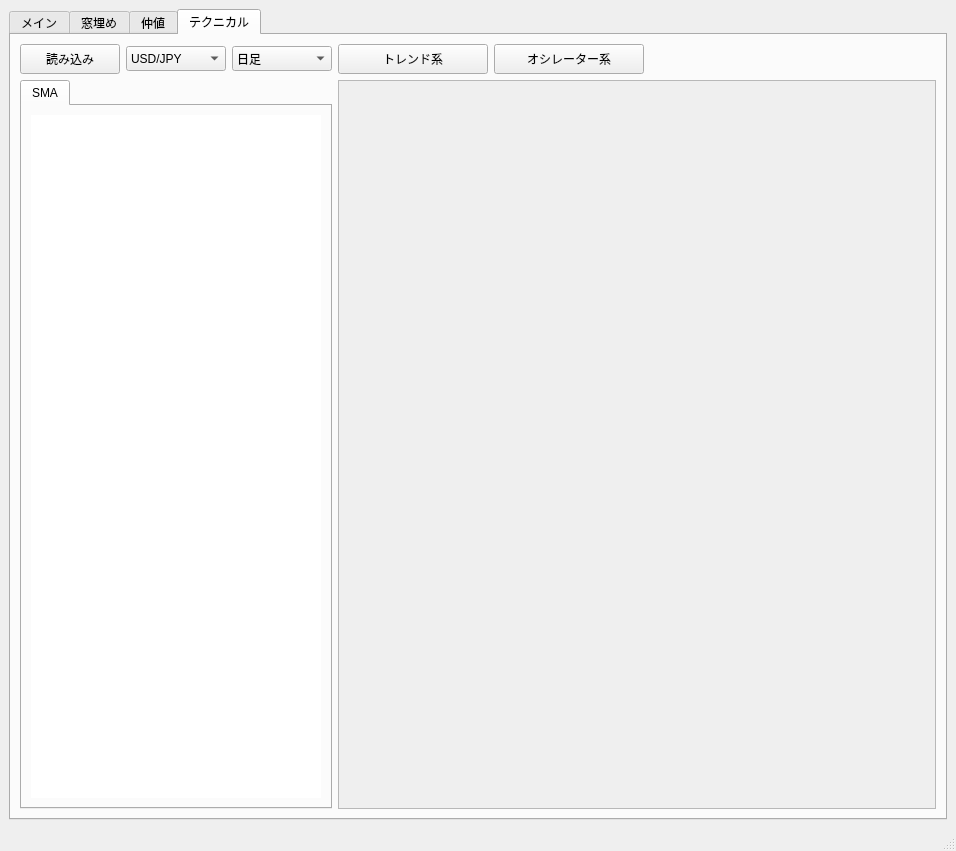
<?xml version="1.0" encoding="UTF-8"?>
<ui version="4.0">
 <class>mainwindow</class>
 <widget class="QMainWindow" name="mainwindow">
  <property name="geometry">
   <rect>
    <x>0</x>
    <y>0</y>
    <width>956</width>
    <height>851</height>
   </rect>
  </property>
  <property name="windowTitle">
   <string>mainwindow</string>
  </property>
  <widget class="QWidget" name="centralwidget">
   <layout class="QVBoxLayout" name="verticalLayout">
    <item>
     <widget class="QTabWidget" name="tabWidget">
      <property name="sizePolicy">
       <sizepolicy hsizetype="Preferred" vsizetype="Preferred">
        <horstretch>0</horstretch>
        <verstretch>0</verstretch>
       </sizepolicy>
      </property>
      <property name="currentIndex">
       <number>3</number>
      </property>
      <widget class="QWidget" name="main">
       <attribute name="title">
        <string>メイン</string>
       </attribute>
       <layout class="QVBoxLayout" name="verticalLayout_3">
        <item>
         <layout class="QHBoxLayout" name="horizontalLayout_4">
          <item>
           <widget class="QComboBox" name="comboBox_inst_main">
            <property name="sizePolicy">
             <sizepolicy hsizetype="Fixed" vsizetype="Fixed">
              <horstretch>0</horstretch>
              <verstretch>0</verstretch>
             </sizepolicy>
            </property>
            <property name="minimumSize">
             <size>
              <width>100</width>
              <height>25</height>
             </size>
            </property>
            <item>
             <property name="text">
              <string>USD/JPY</string>
             </property>
            </item>
           </widget>
          </item>
          <item>
           <widget class="QComboBox" name="comboBox_gran_main">
            <property name="sizePolicy">
             <sizepolicy hsizetype="Fixed" vsizetype="Fixed">
              <horstretch>0</horstretch>
              <verstretch>0</verstretch>
             </sizepolicy>
            </property>
            <property name="minimumSize">
             <size>
              <width>100</width>
              <height>25</height>
             </size>
            </property>
            <item>
             <property name="text">
              <string>日足</string>
             </property>
            </item>
           </widget>
          </item>
          <item>
           <spacer name="horizontalSpacer">
            <property name="orientation">
             <enum>Qt::Horizontal</enum>
            </property>
            <property name="sizeHint" stdset="0">
             <size>
              <width>663</width>
              <height>28</height>
             </size>
            </property>
           </spacer>
          </item>
         </layout>
        </item>
        <item>
         <layout class="QHBoxLayout" name="horizontalLayout_5">
          <item>
           <widget class="QWidget" name="widget_orderbook" native="true">
            <property name="sizePolicy">
             <sizepolicy hsizetype="Preferred" vsizetype="Expanding">
              <horstretch>0</horstretch>
              <verstretch>0</verstretch>
             </sizepolicy>
            </property>
            <property name="minimumSize">
             <size>
              <width>200</width>
              <height>0</height>
             </size>
            </property>
            <property name="styleSheet">
             <string notr="true">background-color: rgb(255, 255, 255);</string>
            </property>
           </widget>
          </item>
          <item>
           <widget class="QWidget" name="widget_chart_main" native="true">
            <property name="sizePolicy">
             <sizepolicy hsizetype="Expanding" vsizetype="Expanding">
              <horstretch>0</horstretch>
              <verstretch>0</verstretch>
             </sizepolicy>
            </property>
            <property name="styleSheet">
             <string notr="true">background-color: rgb(255, 255, 255);</string>
            </property>
           </widget>
          </item>
         </layout>
        </item>
       </layout>
      </widget>
      <widget class="QWidget" name="gapfill">
       <attribute name="title">
        <string>窓埋め</string>
       </attribute>
       <layout class="QVBoxLayout" name="verticalLayout_2">
        <item>
         <layout class="QHBoxLayout" name="horizontalLayout_3">
          <item>
           <widget class="QPushButton" name="pushButton_gapfill_fetch">
            <property name="sizePolicy">
             <sizepolicy hsizetype="Fixed" vsizetype="Fixed">
              <horstretch>0</horstretch>
              <verstretch>0</verstretch>
             </sizepolicy>
            </property>
            <property name="minimumSize">
             <size>
              <width>100</width>
              <height>30</height>
             </size>
            </property>
            <property name="text">
             <string>読み込み</string>
            </property>
            <property name="checkable">
             <bool>false</bool>
            </property>
            <property name="autoExclusive">
             <bool>false</bool>
            </property>
           </widget>
          </item>
          <item>
           <widget class="QComboBox" name="comboBox_gapfill_inst">
            <property name="sizePolicy">
             <sizepolicy hsizetype="Fixed" vsizetype="Fixed">
              <horstretch>0</horstretch>
              <verstretch>0</verstretch>
             </sizepolicy>
            </property>
            <property name="minimumSize">
             <size>
              <width>100</width>
              <height>25</height>
             </size>
            </property>
            <item>
             <property name="text">
              <string>USD/JPY</string>
             </property>
            </item>
           </widget>
          </item>
          <item>
           <spacer name="horizontalSpacer_2">
            <property name="orientation">
             <enum>Qt::Horizontal</enum>
            </property>
            <property name="sizeHint" stdset="0">
             <size>
              <width>663</width>
              <height>28</height>
             </size>
            </property>
           </spacer>
          </item>
          <item>
           <widget class="QPushButton" name="pushButton_gapfill_heatmap">
            <property name="sizePolicy">
             <sizepolicy hsizetype="Preferred" vsizetype="Fixed">
              <horstretch>0</horstretch>
              <verstretch>0</verstretch>
             </sizepolicy>
            </property>
            <property name="minimumSize">
             <size>
              <width>0</width>
              <height>30</height>
             </size>
            </property>
            <property name="text">
             <string>disp HeatMap</string>
            </property>
           </widget>
          </item>
         </layout>
        </item>
        <item>
         <layout class="QHBoxLayout" name="horizontalLayout_2">
          <item>
           <widget class="QTreeView" name="treeView_gapfill">
            <property name="styleSheet">
             <string notr="true">alternate-background-color: #e8f4fc;</string>
            </property>
            <property name="editTriggers">
             <set>QAbstractItemView::NoEditTriggers</set>
            </property>
            <property name="alternatingRowColors">
             <bool>true</bool>
            </property>
            <property name="sortingEnabled">
             <bool>true</bool>
            </property>
           </widget>
          </item>
         </layout>
        </item>
        <item>
         <layout class="QHBoxLayout" name="horizontalLayout_7">
          <item>
           <layout class="QGridLayout" name="gridLayout">
            <item row="0" column="0">
             <widget class="QComboBox" name="comboBox_gapfill_spread_prev">
              <property name="sizePolicy">
               <sizepolicy hsizetype="Fixed" vsizetype="Fixed">
                <horstretch>0</horstretch>
                <verstretch>0</verstretch>
               </sizepolicy>
              </property>
              <property name="minimumSize">
               <size>
                <width>100</width>
                <height>25</height>
               </size>
              </property>
              <item>
               <property name="text">
                <string>Mid</string>
               </property>
              </item>
             </widget>
            </item>
            <item row="0" column="1">
             <spacer name="horizontalSpacer_3">
              <property name="orientation">
               <enum>Qt::Horizontal</enum>
              </property>
              <property name="sizeHint" stdset="0">
               <size>
                <width>40</width>
                <height>20</height>
               </size>
              </property>
             </spacer>
            </item>
            <item row="1" column="0" colspan="2">
             <widget class="QWidget" name="widget_ChartView_gapfill_prev" native="true">
              <property name="sizePolicy">
               <sizepolicy hsizetype="Expanding" vsizetype="Expanding">
                <horstretch>0</horstretch>
                <verstretch>0</verstretch>
               </sizepolicy>
              </property>
              <property name="styleSheet">
               <string notr="true">background-color: rgb(255, 255, 255);</string>
              </property>
             </widget>
            </item>
           </layout>
          </item>
          <item>
           <layout class="QGridLayout" name="gridLayout_2">
            <item row="0" column="0">
             <widget class="QComboBox" name="comboBox_gapfill_spread_curr">
              <property name="sizePolicy">
               <sizepolicy hsizetype="Fixed" vsizetype="Fixed">
                <horstretch>0</horstretch>
                <verstretch>0</verstretch>
               </sizepolicy>
              </property>
              <property name="minimumSize">
               <size>
                <width>100</width>
                <height>25</height>
               </size>
              </property>
              <item>
               <property name="text">
                <string>Mid</string>
               </property>
              </item>
             </widget>
            </item>
            <item row="0" column="1">
             <spacer name="horizontalSpacer_4">
              <property name="orientation">
               <enum>Qt::Horizontal</enum>
              </property>
              <property name="sizeHint" stdset="0">
               <size>
                <width>40</width>
                <height>20</height>
               </size>
              </property>
             </spacer>
            </item>
            <item row="1" column="0" colspan="2">
             <widget class="QWidget" name="widget_ChartView_gapfill_curr" native="true">
              <property name="sizePolicy">
               <sizepolicy hsizetype="Expanding" vsizetype="Expanding">
                <horstretch>0</horstretch>
                <verstretch>0</verstretch>
               </sizepolicy>
              </property>
              <property name="styleSheet">
               <string notr="true">background-color: rgb(255, 255, 255);</string>
              </property>
             </widget>
            </item>
           </layout>
          </item>
         </layout>
        </item>
       </layout>
      </widget>
      <widget class="QWidget" name="ttm">
       <attribute name="title">
        <string>仲値</string>
       </attribute>
       <layout class="QVBoxLayout" name="verticalLayout_4">
        <item>
         <layout class="QHBoxLayout" name="horizontalLayout_6">
          <item>
           <widget class="QPushButton" name="pushButton_ttm_fetch">
            <property name="sizePolicy">
             <sizepolicy hsizetype="Fixed" vsizetype="Fixed">
              <horstretch>0</horstretch>
              <verstretch>0</verstretch>
             </sizepolicy>
            </property>
            <property name="minimumSize">
             <size>
              <width>100</width>
              <height>30</height>
             </size>
            </property>
            <property name="text">
             <string>読み込み</string>
            </property>
            <property name="checkable">
             <bool>false</bool>
            </property>
            <property name="autoExclusive">
             <bool>false</bool>
            </property>
           </widget>
          </item>
          <item>
           <widget class="QComboBox" name="comboBox_ttm_inst">
            <property name="sizePolicy">
             <sizepolicy hsizetype="Fixed" vsizetype="Fixed">
              <horstretch>0</horstretch>
              <verstretch>0</verstretch>
             </sizepolicy>
            </property>
            <property name="minimumSize">
             <size>
              <width>100</width>
              <height>25</height>
             </size>
            </property>
            <item>
             <property name="text">
              <string>USD/JPY</string>
             </property>
            </item>
           </widget>
          </item>
          <item>
           <spacer name="horizontalSpacer_5">
            <property name="orientation">
             <enum>Qt::Horizontal</enum>
            </property>
            <property name="sizeHint" stdset="0">
             <size>
              <width>663</width>
              <height>28</height>
             </size>
            </property>
           </spacer>
          </item>
          <item>
           <widget class="QPushButton" name="pushButton_ttm_weekday">
            <property name="enabled">
             <bool>false</bool>
            </property>
            <property name="sizePolicy">
             <sizepolicy hsizetype="Preferred" vsizetype="Fixed">
              <horstretch>0</horstretch>
              <verstretch>0</verstretch>
             </sizepolicy>
            </property>
            <property name="minimumSize">
             <size>
              <width>0</width>
              <height>30</height>
             </size>
            </property>
            <property name="text">
             <string>analyze Weekday</string>
            </property>
           </widget>
          </item>
          <item>
           <widget class="QPushButton" name="pushButton_ttm_gotoday">
            <property name="enabled">
             <bool>false</bool>
            </property>
            <property name="sizePolicy">
             <sizepolicy hsizetype="Preferred" vsizetype="Fixed">
              <horstretch>0</horstretch>
              <verstretch>0</verstretch>
             </sizepolicy>
            </property>
            <property name="minimumSize">
             <size>
              <width>0</width>
              <height>30</height>
             </size>
            </property>
            <property name="text">
             <string>analyze Gotoday</string>
            </property>
           </widget>
          </item>
         </layout>
        </item>
        <item>
         <widget class="QWidget" name="widget_TreeView_ttm" native="true">
          <property name="sizePolicy">
           <sizepolicy hsizetype="Expanding" vsizetype="Expanding">
            <horstretch>0</horstretch>
            <verstretch>0</verstretch>
           </sizepolicy>
          </property>
          <property name="styleSheet">
           <string notr="true">background-color: rgb(255, 255, 255);</string>
          </property>
         </widget>
        </item>
        <item>
         <widget class="QWidget" name="widget_ChartView_ttm" native="true">
          <property name="enabled">
           <bool>false</bool>
          </property>
          <property name="sizePolicy">
           <sizepolicy hsizetype="Expanding" vsizetype="Expanding">
            <horstretch>0</horstretch>
            <verstretch>0</verstretch>
           </sizepolicy>
          </property>
          <property name="styleSheet">
           <string notr="true">background-color: rgb(255, 255, 255);</string>
          </property>
         </widget>
        </item>
       </layout>
      </widget>
      <widget class="QWidget" name="tech">
       <attribute name="title">
        <string>テクニカル</string>
       </attribute>
       <layout class="QHBoxLayout" name="horizontalLayout_9" stretch="1,2">
        <item>
         <layout class="QVBoxLayout" name="verticalLayout_7">
          <item>
           <layout class="QHBoxLayout" name="horizontalLayout_8">
            <item>
             <widget class="QPushButton" name="pushButton_tech_fetch">
              <property name="sizePolicy">
               <sizepolicy hsizetype="Fixed" vsizetype="Fixed">
                <horstretch>0</horstretch>
                <verstretch>0</verstretch>
               </sizepolicy>
              </property>
              <property name="minimumSize">
               <size>
                <width>100</width>
                <height>30</height>
               </size>
              </property>
              <property name="text">
               <string>読み込み</string>
              </property>
              <property name="checkable">
               <bool>false</bool>
              </property>
              <property name="autoExclusive">
               <bool>false</bool>
              </property>
             </widget>
            </item>
            <item>
             <widget class="QComboBox" name="comboBox_tech_inst">
              <property name="sizePolicy">
               <sizepolicy hsizetype="Fixed" vsizetype="Fixed">
                <horstretch>0</horstretch>
                <verstretch>0</verstretch>
               </sizepolicy>
              </property>
              <property name="minimumSize">
               <size>
                <width>100</width>
                <height>25</height>
               </size>
              </property>
              <item>
               <property name="text">
                <string>USD/JPY</string>
               </property>
              </item>
             </widget>
            </item>
            <item>
             <widget class="QComboBox" name="comboBox_tech_gran">
              <property name="sizePolicy">
               <sizepolicy hsizetype="Fixed" vsizetype="Fixed">
                <horstretch>0</horstretch>
                <verstretch>0</verstretch>
               </sizepolicy>
              </property>
              <property name="minimumSize">
               <size>
                <width>100</width>
                <height>25</height>
               </size>
              </property>
              <item>
               <property name="text">
                <string>日足</string>
               </property>
              </item>
             </widget>
            </item>
            <item>
             <spacer name="horizontalSpacer_6">
              <property name="orientation">
               <enum>Qt::Horizontal</enum>
              </property>
              <property name="sizeHint" stdset="0">
               <size>
                <width>40</width>
                <height>20</height>
               </size>
              </property>
             </spacer>
            </item>
           </layout>
          </item>
          <item>
           <widget class="QTabWidget" name="tabWidget_2">
            <property name="sizePolicy">
             <sizepolicy hsizetype="Expanding" vsizetype="Expanding">
              <horstretch>0</horstretch>
              <verstretch>0</verstretch>
             </sizepolicy>
            </property>
            <property name="currentIndex">
             <number>0</number>
            </property>
            <widget class="QWidget" name="sma">
             <attribute name="title">
              <string>SMA</string>
             </attribute>
             <layout class="QVBoxLayout" name="verticalLayout_5">
              <item>
               <widget class="QWidget" name="widget_TreeView_tech_sma" native="true">
                <property name="sizePolicy">
                 <sizepolicy hsizetype="Expanding" vsizetype="Expanding">
                  <horstretch>0</horstretch>
                  <verstretch>0</verstretch>
                 </sizepolicy>
                </property>
                <property name="styleSheet">
                 <string notr="true">background-color: rgb(255, 255, 255);</string>
                </property>
               </widget>
              </item>
             </layout>
            </widget>
           </widget>
          </item>
         </layout>
        </item>
        <item>
         <layout class="QVBoxLayout" name="verticalLayout_6">
          <item>
           <layout class="QHBoxLayout" name="horizontalLayout">
            <item>
             <widget class="QToolButton" name="toolButton_tech_trn">
              <property name="minimumSize">
               <size>
                <width>150</width>
                <height>30</height>
               </size>
              </property>
              <property name="text">
               <string>トレンド系</string>
              </property>
             </widget>
            </item>
            <item>
             <widget class="QToolButton" name="toolButton_tech_osc">
              <property name="minimumSize">
               <size>
                <width>150</width>
                <height>30</height>
               </size>
              </property>
              <property name="text">
               <string>オシレーター系</string>
              </property>
             </widget>
            </item>
            <item>
             <spacer name="horizontalSpacer_7">
              <property name="orientation">
               <enum>Qt::Horizontal</enum>
              </property>
              <property name="sizeHint" stdset="0">
               <size>
                <width>158</width>
                <height>28</height>
               </size>
              </property>
             </spacer>
            </item>
           </layout>
          </item>
          <item>
           <widget class="QTableWidget" name="tableWidget_tech">
            <property name="enabled">
             <bool>false</bool>
            </property>
            <property name="sizePolicy">
             <sizepolicy hsizetype="Expanding" vsizetype="Expanding">
              <horstretch>0</horstretch>
              <verstretch>0</verstretch>
             </sizepolicy>
            </property>
            <property name="editTriggers">
             <set>QAbstractItemView::NoEditTriggers</set>
            </property>
            <property name="selectionMode">
             <enum>QAbstractItemView::NoSelection</enum>
            </property>
            <property name="verticalScrollMode">
             <enum>QAbstractItemView::ScrollPerPixel</enum>
            </property>
            <property name="horizontalScrollMode">
             <enum>QAbstractItemView::ScrollPerPixel</enum>
            </property>
            <attribute name="horizontalHeaderVisible">
             <bool>false</bool>
            </attribute>
            <attribute name="horizontalHeaderStretchLastSection">
             <bool>true</bool>
            </attribute>
           </widget>
          </item>
         </layout>
        </item>
       </layout>
      </widget>
     </widget>
    </item>
   </layout>
  </widget>
  <widget class="QMenuBar" name="menubar">
   <property name="geometry">
    <rect>
     <x>0</x>
     <y>0</y>
     <width>956</width>
     <height>28</height>
    </rect>
   </property>
  </widget>
  <widget class="QStatusBar" name="statusbar"/>
 </widget>
 <resources/>
 <connections/>
</ui>
